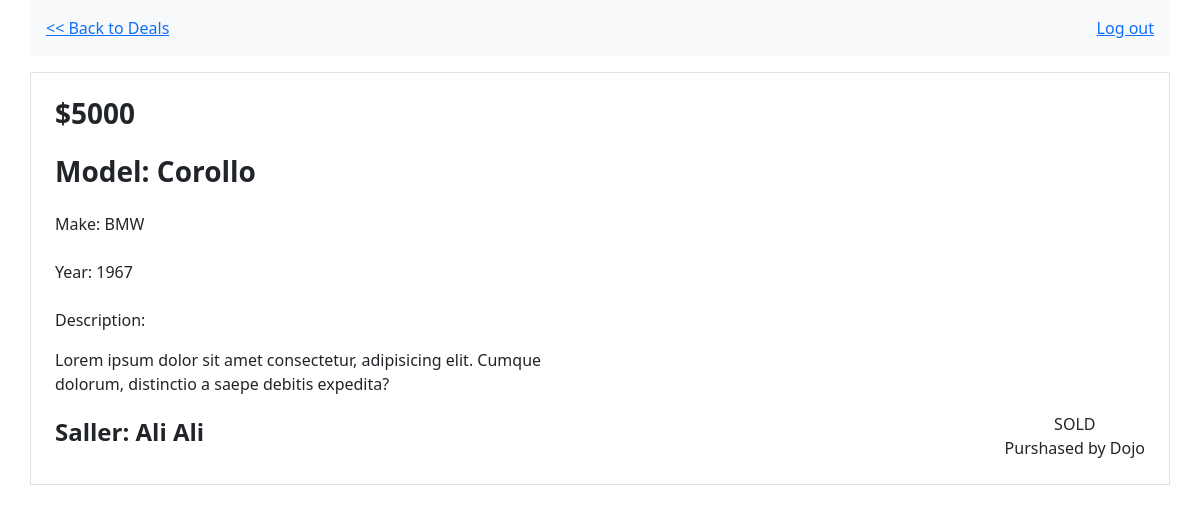
The page /cars/view/3/ (signed in) on the database its author committed.
### vintage_cars_app/models.py (models this page shows, shortened)
class Car(models.Model):
    price = models.IntegerField()
    model = models.CharField(max_length=45)
    make = models.CharField(max_length=45)
    year = models.IntegerField()
    seller = models.ForeignKey(User, related_name="cars", on_delete=models.CASCADE)
    seller_contact = models.CharField(max_length=45)
    purchaser = models.ForeignKey(User, related_name="purchas_cars", null=True, on_delete=models.SET_NULL)
    description = models.TextField()
    status = models.BooleanField(default=False) #default is sold false
    created_at = models.DateTimeField(auto_now_add=True)
    updated_at = models.DateTimeField(auto_now=True)
    objects = CarManger()

class User(models.Model):
    first_name = models.CharField(max_length=45)
    last_name = models.CharField(max_length=45)
    email = models.EmailField(unique=True)
    password = models.CharField(max_length=512)
    created_at = models.DateTimeField(auto_now_add=True)
    updated_at = models.DateTimeField(auto_now=True)
    objects = UserManger()

### vintage_cars_app/views.py (the view)
# urls.py: path('cars/view/<int:car_id>/' , views.view_car, name='view'),
def view_car(request, car_id):
    if "user_id" not in request.session:
      return redirect('root')
    this_user = User.objects.get(id=request.session.get("user_id"))
    this_car = Car.objects.get(id=car_id)
    if this_user == this_car.seller :
        return redirect("cars")
    else:
      context = {
          "car": this_car
      }
      return render(request, "view.html", context)

### vintage_cars_app/templates/view.html (shortened to what this page needs)
<!DOCTYPE html>
<html lang="en">
<head>
    {% load bootstrap5 %}
    {% bootstrap_css %}
</head>
<body>
    <nav class="container navbar navbar-expand-lg navbar-light bg-light p-3 d-flex justify-content-between mb-2">
        <div class="d-flex align-items-center">
            <a href="{% url 'cars' %}"> << Back to Deals </a>
        </div>
        <div class="d-flex align-items-center gap-3">
            <a href="{% url 'logout' %}">Log out</a>
        </div>
    </nav>
    <div class="container border p-4 mt-3">
        <h3 class="mb-4 fw-bold">${{ car.price }} </h3>
        <h3 class="mb-4 fw-bold">Model: {{ car.model }} </h3>
        <p class="mb-4">Make: {{ car.make }}</p>
        <p class="mb-4">Year: {{ car.year }}</p>
        <div class="mb-2">
            <p> Description: </p>
            <p class="w-50"> {{ car.description }}</p>
       </div>
       <div class="d-flex justify-content-between align-items-center text-center">
          <h4 class="fw-bold">Saller: {{ car.seller.first_name }} {{ car.seller.last_name }} </h4>
          <div>
            {% if not car.purchaser %}
               <p class="m-0">Order for Purchase</p>
               <a href="{% url 'order' car.id %}" class="btn btn-primary">Order</a>
            {% else %}
              <p class="m-0"> SOLD</p>
              <p class="m-0"> Purshased by {{car.purchaser.firs_name}} {{car.purchaser.last_name}} </p>
            {% endif %}
          </div>
       </div>
    </div>
</body>
</html>

### rows shown on the page
Car: price "5000", model "Corollo", make "BMW", year "1967", description "Lorem ipsum dolor sit amet consectetur, adipisicing elit. Cumque dolorum, distinctio a saepe debitis expedita?", seller.first_name "Ali", seller.last_name "Ali", purchaser.last_name "Dojo"
